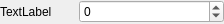
<?xml version="1.0" encoding="UTF-8"?>
<ui version="4.0">
 <class>UIInt</class>
 <widget class="QWidget" name="UIInt">
  <property name="geometry">
   <rect>
    <x>0</x>
    <y>0</y>
    <width>224</width>
    <height>24</height>
   </rect>
  </property>
  <property name="windowTitle">
   <string>Form</string>
  </property>
  <layout class="QHBoxLayout" name="horizontalLayout" stretch="1,2">
   <property name="leftMargin">
    <number>0</number>
   </property>
   <property name="topMargin">
    <number>0</number>
   </property>
   <property name="rightMargin">
    <number>0</number>
   </property>
   <property name="bottomMargin">
    <number>0</number>
   </property>
   <item>
    <widget class="QLabel" name="label">
     <property name="minimumSize">
      <size>
       <width>72</width>
       <height>0</height>
      </size>
     </property>
     <property name="text">
      <string>TextLabel</string>
     </property>
    </widget>
   </item>
   <item>
    <widget class="QSpinBox" name="spinBox">
     <property name="minimumSize">
      <size>
       <width>144</width>
       <height>0</height>
      </size>
     </property>
     <property name="minimum">
      <number>-214748364</number>
     </property>
     <property name="maximum">
      <number>2147483647</number>
     </property>
    </widget>
   </item>
  </layout>
 </widget>
 <resources/>
 <connections/>
</ui>
